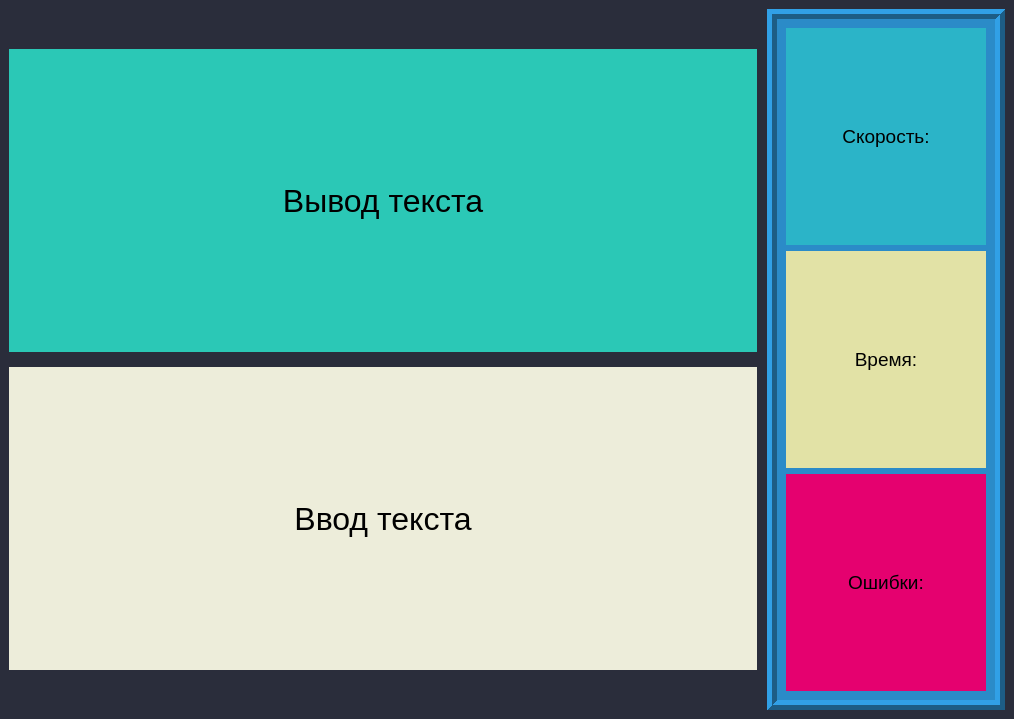
<?xml version="1.0" encoding="UTF-8"?>
<ui version="4.0">
 <class>MainWindow</class>
 <widget class="QMainWindow" name="MainWindow">
  <property name="geometry">
   <rect>
    <x>0</x>
    <y>0</y>
    <width>1014</width>
    <height>719</height>
   </rect>
  </property>
  <property name="windowTitle">
   <string>MainWindow</string>
  </property>
  <property name="styleSheet">
   <string notr="true">background-color: rgb(42, 45, 59);</string>
  </property>
  <widget class="QWidget" name="centralwidget">
   <layout class="QGridLayout" name="gridLayout">
    <item row="0" column="0">
     <layout class="QHBoxLayout" name="horizontalLayout">
      <property name="spacing">
       <number>10</number>
      </property>
      <item>
       <layout class="QVBoxLayout" name="verticalLayout">
        <property name="spacing">
         <number>15</number>
        </property>
        <item>
         <spacer name="verticalSpacer_2">
          <property name="orientation">
           <enum>Qt::Vertical</enum>
          </property>
          <property name="sizeType">
           <enum>QSizePolicy::Fixed</enum>
          </property>
          <property name="sizeHint" stdset="0">
           <size>
            <width>20</width>
            <height>40</height>
           </size>
          </property>
         </spacer>
        </item>
        <item>
         <widget class="QLabel" name="label_7">
          <property name="sizePolicy">
           <sizepolicy hsizetype="Expanding" vsizetype="Minimum">
            <horstretch>0</horstretch>
            <verstretch>0</verstretch>
           </sizepolicy>
          </property>
          <property name="minimumSize">
           <size>
            <width>600</width>
            <height>0</height>
           </size>
          </property>
          <property name="font">
           <font>
            <pointsize>24</pointsize>
           </font>
          </property>
          <property name="styleSheet">
           <string notr="true">background-color: rgb(43, 200, 182);</string>
          </property>
          <property name="frameShape">
           <enum>QFrame::NoFrame</enum>
          </property>
          <property name="frameShadow">
           <enum>QFrame::Raised</enum>
          </property>
          <property name="lineWidth">
           <number>9</number>
          </property>
          <property name="midLineWidth">
           <number>0</number>
          </property>
          <property name="text">
           <string>Вывод текста</string>
          </property>
          <property name="alignment">
           <set>Qt::AlignCenter</set>
          </property>
         </widget>
        </item>
        <item>
         <widget class="QLabel" name="label_10">
          <property name="sizePolicy">
           <sizepolicy hsizetype="Expanding" vsizetype="Minimum">
            <horstretch>0</horstretch>
            <verstretch>0</verstretch>
           </sizepolicy>
          </property>
          <property name="minimumSize">
           <size>
            <width>600</width>
            <height>0</height>
           </size>
          </property>
          <property name="font">
           <font>
            <pointsize>24</pointsize>
           </font>
          </property>
          <property name="styleSheet">
           <string notr="true">background-color: rgb(237, 237, 218);</string>
          </property>
          <property name="frameShape">
           <enum>QFrame::NoFrame</enum>
          </property>
          <property name="frameShadow">
           <enum>QFrame::Raised</enum>
          </property>
          <property name="lineWidth">
           <number>9</number>
          </property>
          <property name="midLineWidth">
           <number>0</number>
          </property>
          <property name="text">
           <string>Ввод текста</string>
          </property>
          <property name="alignment">
           <set>Qt::AlignCenter</set>
          </property>
         </widget>
        </item>
        <item>
         <spacer name="verticalSpacer">
          <property name="orientation">
           <enum>Qt::Vertical</enum>
          </property>
          <property name="sizeType">
           <enum>QSizePolicy::Fixed</enum>
          </property>
          <property name="sizeHint" stdset="0">
           <size>
            <width>20</width>
            <height>40</height>
           </size>
          </property>
         </spacer>
        </item>
       </layout>
      </item>
      <item>
       <layout class="QVBoxLayout" name="verticalLayout_2"/>
      </item>
      <item>
       <widget class="QFrame" name="frame">
        <property name="styleSheet">
         <string notr="true">background-color: rgb(43, 139, 200);</string>
        </property>
        <property name="frameShape">
         <enum>QFrame::Box</enum>
        </property>
        <property name="frameShadow">
         <enum>QFrame::Raised</enum>
        </property>
        <property name="lineWidth">
         <number>5</number>
        </property>
        <layout class="QVBoxLayout" name="verticalLayout_3">
         <item>
          <widget class="QLabel" name="label_11">
           <property name="sizePolicy">
            <sizepolicy hsizetype="Minimum" vsizetype="Minimum">
             <horstretch>0</horstretch>
             <verstretch>0</verstretch>
            </sizepolicy>
           </property>
           <property name="minimumSize">
            <size>
             <width>200</width>
             <height>150</height>
            </size>
           </property>
           <property name="maximumSize">
            <size>
             <width>500</width>
             <height>16777215</height>
            </size>
           </property>
           <property name="font">
            <font>
             <pointsize>14</pointsize>
            </font>
           </property>
           <property name="styleSheet">
            <string notr="true">background-color: rgb(43, 180, 200);</string>
           </property>
           <property name="frameShape">
            <enum>QFrame::Box</enum>
           </property>
           <property name="frameShadow">
            <enum>QFrame::Raised</enum>
           </property>
           <property name="lineWidth">
            <number>0</number>
           </property>
           <property name="midLineWidth">
            <number>0</number>
           </property>
           <property name="text">
            <string>Скорость:</string>
           </property>
           <property name="alignment">
            <set>Qt::AlignCenter</set>
           </property>
          </widget>
         </item>
         <item>
          <widget class="QLabel" name="label_12">
           <property name="sizePolicy">
            <sizepolicy hsizetype="Minimum" vsizetype="Minimum">
             <horstretch>0</horstretch>
             <verstretch>0</verstretch>
            </sizepolicy>
           </property>
           <property name="minimumSize">
            <size>
             <width>200</width>
             <height>150</height>
            </size>
           </property>
           <property name="maximumSize">
            <size>
             <width>500</width>
             <height>16777215</height>
            </size>
           </property>
           <property name="font">
            <font>
             <pointsize>14</pointsize>
            </font>
           </property>
           <property name="styleSheet">
            <string notr="true">background-color: rgb(226, 226, 166);</string>
           </property>
           <property name="text">
            <string>Время:</string>
           </property>
           <property name="alignment">
            <set>Qt::AlignCenter</set>
           </property>
          </widget>
         </item>
         <item>
          <widget class="QLabel" name="label_9">
           <property name="sizePolicy">
            <sizepolicy hsizetype="Minimum" vsizetype="Minimum">
             <horstretch>0</horstretch>
             <verstretch>0</verstretch>
            </sizepolicy>
           </property>
           <property name="minimumSize">
            <size>
             <width>200</width>
             <height>150</height>
            </size>
           </property>
           <property name="maximumSize">
            <size>
             <width>500</width>
             <height>16777215</height>
            </size>
           </property>
           <property name="font">
            <font>
             <pointsize>14</pointsize>
            </font>
           </property>
           <property name="styleSheet">
            <string notr="true">background-color: rgb(229, 1, 111);</string>
           </property>
           <property name="text">
            <string>Ошибки:</string>
           </property>
           <property name="alignment">
            <set>Qt::AlignCenter</set>
           </property>
          </widget>
         </item>
        </layout>
       </widget>
      </item>
     </layout>
    </item>
   </layout>
  </widget>
 </widget>
 <resources/>
 <connections/>
</ui>
